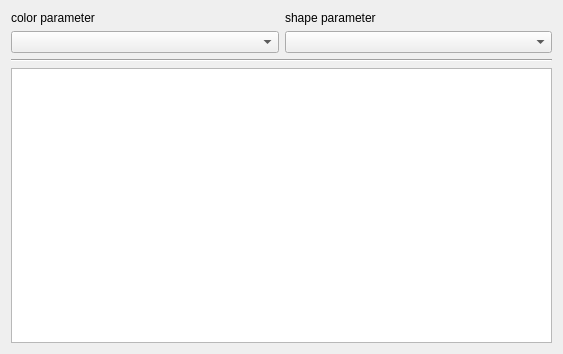
<?xml version="1.0" encoding="UTF-8"?>
<ui version="4.0">
 <class>LegendEditor</class>
 <widget class="QWidget" name="LegendEditor">
  <property name="geometry">
   <rect>
    <x>0</x>
    <y>0</y>
    <width>563</width>
    <height>354</height>
   </rect>
  </property>
  <property name="windowTitle">
   <string>Form</string>
  </property>
  <layout class="QVBoxLayout" name="verticalLayout">
   <item>
    <layout class="QHBoxLayout" name="horizontalLayout">
     <item>
      <layout class="QVBoxLayout" name="verticalLayout_2">
       <item>
        <widget class="QLabel" name="colorLabel">
         <property name="text">
          <string>color parameter</string>
         </property>
        </widget>
       </item>
       <item>
        <widget class="QComboBox" name="colorComboBox"/>
       </item>
      </layout>
     </item>
     <item>
      <layout class="QVBoxLayout" name="verticalLayout_3">
       <item>
        <widget class="QLabel" name="shapeLabel">
         <property name="text">
          <string>shape parameter</string>
         </property>
        </widget>
       </item>
       <item>
        <widget class="QComboBox" name="shapeComboBox"/>
       </item>
      </layout>
     </item>
    </layout>
   </item>
   <item>
    <widget class="Line" name="line">
     <property name="orientation">
      <enum>Qt::Horizontal</enum>
     </property>
    </widget>
   </item>
   <item>
    <widget class="QTableView" name="tableView"/>
   </item>
  </layout>
 </widget>
 <resources/>
 <connections/>
</ui>
